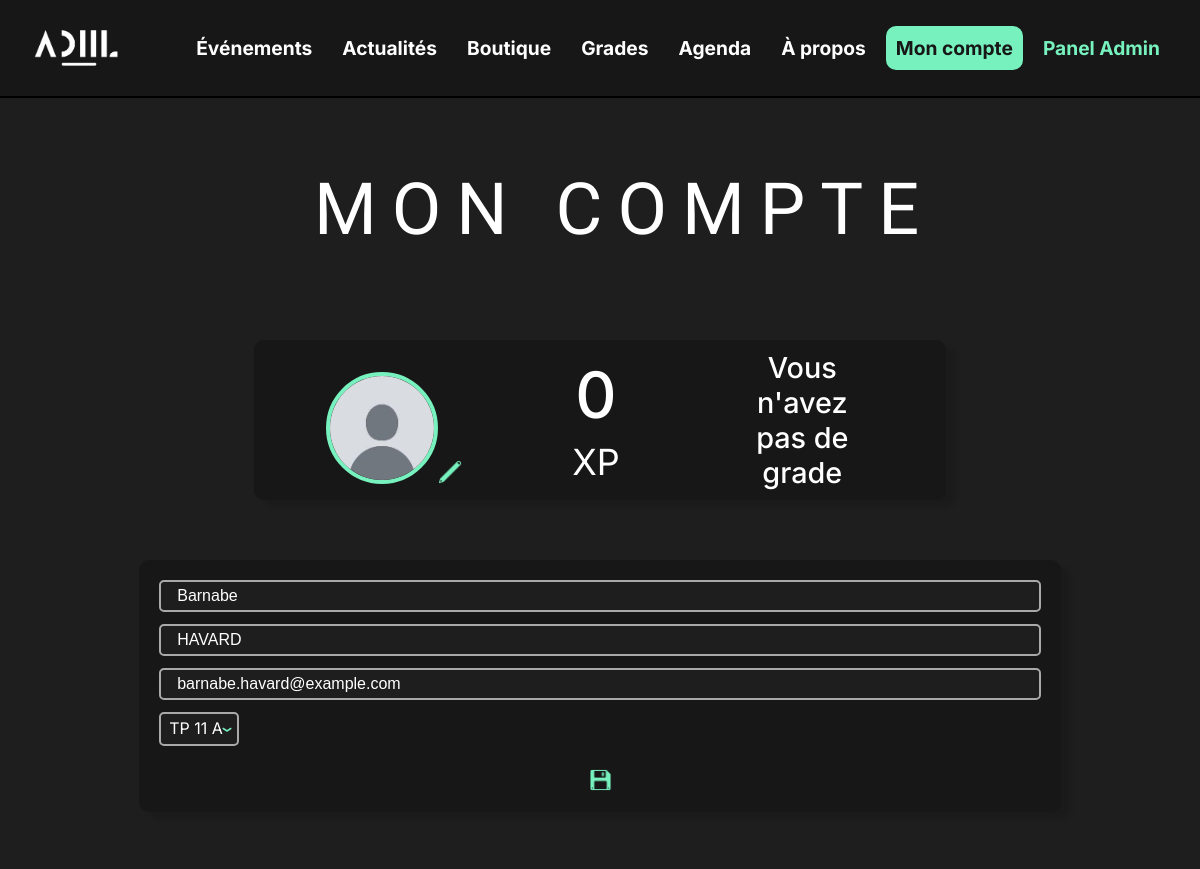
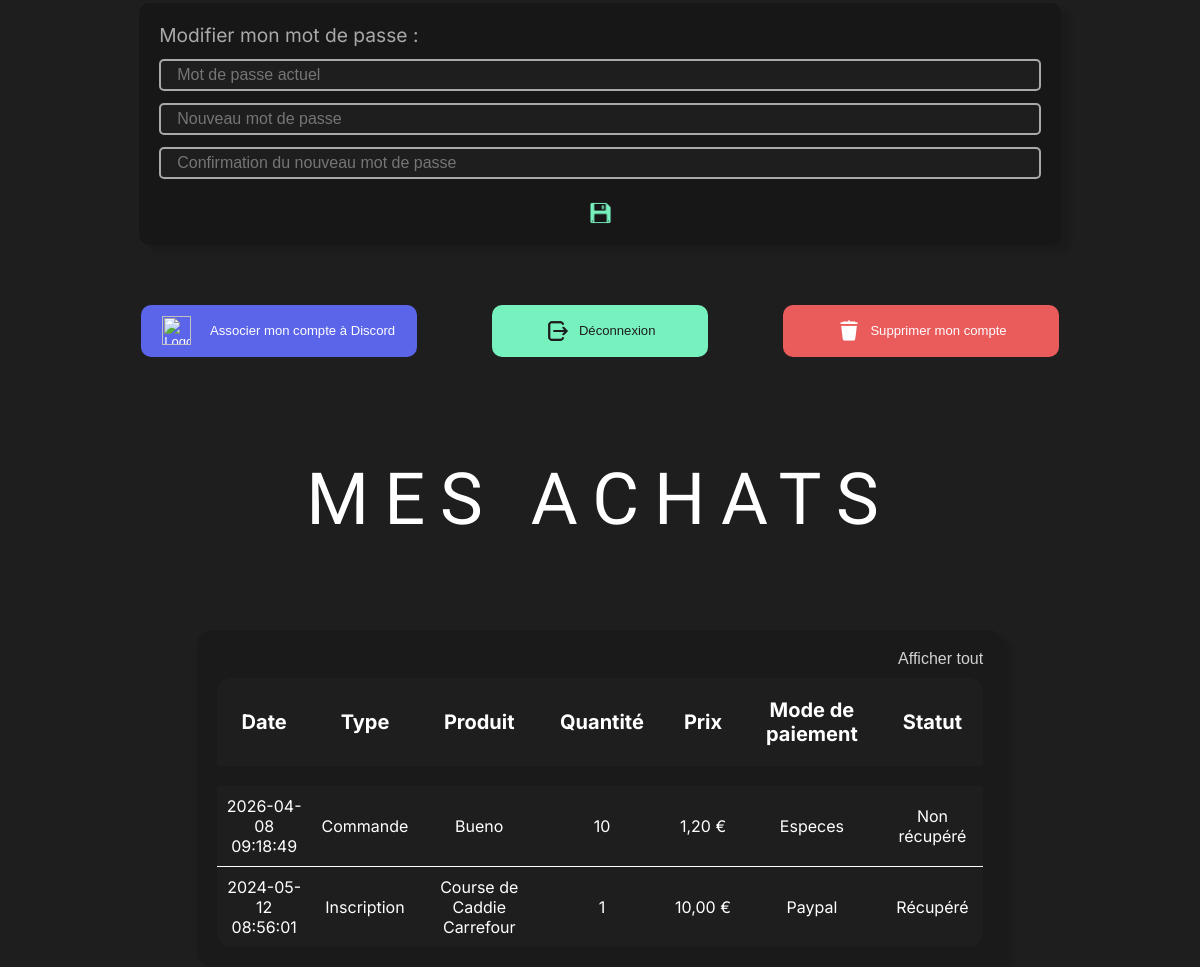
The page /account (signed in) on the database its author committed (2 pictures, top to bottom).
### tables this page shows
CREATE TABLE MEMBRE(
                       id_membre INT AUTO_INCREMENT,
                       nom_membre VARCHAR(100) NOT NULL,
                       prenom_membre VARCHAR(100) NOT NULL,
                       email_membre VARCHAR(100) NOT NULL,
                       password_membre VARCHAR(100) NOT NULL,
                       xp_membre INT NOT NULL DEFAULT 0,
                       discord_token_membre VARCHAR(500),
                       pp_membre VARCHAR(500) NOT NULL,
                       tp_membre VARCHAR(3),
                       PRIMARY KEY(id_membre)
);

### src/Controller/ControllerAccount.php (called while the page is built, shortened)
<?php
require_once __DIR__ . '/../Model/ModelAccount.php';
$db = new DB();
$infoUser = getAccountInfo($db, $_SESSION['userid']);
?>
<?php
$viewAll = isset($_GET['viewAll']) && $_GET['viewAll'] === '1';
$historiqueAchats = getAccountHistory($db, $_SESSION['userid'], $viewAll);
require_once __DIR__ . '/../View/account.php';

### src/Model/database.php (called while the page is built, shortened)
<?php
class DB
{
    private $host = 'localhost';
    private $port = '3306';
    private $db = 'sae';
    private $db_user = 'root';
    private $db_pass = '';
    public function connect()
    {
        $conn = new mysqli($this->host, $this->db_user, $this->db_pass, $this->db, $this->port);
        $conn->set_charset("utf8mb4");
        return $conn;
    }
    public function select($sql, $types = "", $args = [])
    {
        $conn = $this->connect();
        $stmt = $conn->prepare($sql);
        if (!empty($types))
        {
            $stmt->bind_param($types, ...$args);
        }
        $stmt->execute();
        $result = $stmt->get_result();
        $data = $result->fetch_all(MYSQLI_ASSOC);
        return $data;
    }
}
?>

### src/Model/ModelAccount.php (called while the page is built, shortened)
<?php
require_once __DIR__ . '/database.php';
function getAccountInfo($db, $userId)
{
	return $db->select(
		"SELECT pp_membre, xp_membre, prenom_membre, nom_membre, email_membre, tp_membre, discord_token_membre, nom_grade, image_grade FROM MEMBRE LEFT JOIN ADHESION ON MEMBRE.id_membre = ADHESION.id_membre LEFT JOIN GRADE ON ADHESION.id_grade = GRADE.id_grade WHERE MEMBRE.id_membre = ?;",
		"i",
		[$userId]
	);
}
function getAccountHistory($db, $userId, $viewAll)
{
	$sql = "SELECT type_transaction, element, quantite, montant, mode_paiement, date_transaction,
		CASE WHEN recupere = 1 THEN 'Récupéré' ELSE 'Non récupéré' END AS statut
		FROM HISTORIQUE WHERE nom_utilisateur = (SELECT nom_membre FROM MEMBRE WHERE id_membre = ?) ORDER BY date_transaction DESC";
	if (!$viewAll) {
		$sql .= " LIMIT 6";
	}
	return $db->select(
		$sql,
		"i",
		[$userId]
	);
}

### src/View/account.php (the view, shortened to what this page needs)
<!DOCTYPE html>
<html lang="fr">
<head>
    <link rel="stylesheet" href="<?php echo $base; ?>public/styles/account_style.css">
    <link rel="stylesheet" href="<?php echo $base; ?>public/styles/general_style.css">
    <link rel="stylesheet" href="<?php echo $base; ?>public/styles/header_style.css">
    <link rel="stylesheet" href="<?php echo $base; ?>public/styles/footer_style.css">
</head>
<body class="body_margin">
<H2>MON COMPTE</H2>
<section>
    <div id="account-generalInfo">
    <div>
        <form method="POST" enctype="multipart/form-data" id="pp-form">
            <label id="cadre-pp" for="profilePictureInput">
                <?php if($infoUser[0]['pp_membre'] == null):?>
                    <img src="<?php echo $base; ?>public/assets/user.jpg" alt="Photo de profil de l'utilisateur" />
                <?php else:?>
                    <img src="<?php echo $base; ?>public/api/files/<?php echo $infoUser[0]['pp_membre']; ?>" alt="Photo de profil de l'utilisateur" />
                <?php endif?>
            </label>
            <button type="button" id="edit-icon" onclick="document.getElementById('profilePictureInput').click()">
                <img src="<?php echo $base; ?>public/assets/edit_logo.png" alt="Icone éditer la photo de profil" />
            </button>
        </form>
    </div>
    <div>
        <p><?php echo $infoUser[0]['xp_membre']; ?></p>
        <p>XP</p>
    </div>
    <div id="cadre-grade" class="<?php echo empty($infoUser[0]['nom_grade']) ? 'no-grade' : ''; ?>">
        <?php if (empty($infoUser[0]['nom_grade'])): ?>
            <p>Vous n'avez pas de grade</p>
        <?php endif; ?>
    </div>
</div>
    <form method="POST" action="" id="account-personalInfo-form">
        <div>
            <div>
                <input
                    type="text"
                    id="name"
                    name="name"
                    placeholder="Prénom"
                    value="<?php echo htmlspecialchars($infoUser[0]['prenom_membre']); ?>"
                    required>
                <input
                    type="text"
                    id="lastName"
                    name="lastName"
                    placeholder="Nom de famille"
                    value="<?php echo htmlspecialchars($infoUser[0]['nom_membre']); ?>"
                    required>
            </div>
            <div>
                <input
                    type="email"
                    id="mail"
                    name="mail"
                    placeholder="Adresse mail"
                    value="<?php echo htmlspecialchars($infoUser[0]['email_membre']); ?>"
                    required>
                <?php if (!empty($infoUser[0]['tp_membre'])): ?>
                <select id="tp" name="tp">
                    <option value="11A" <?php echo $infoUser[0]['tp_membre'] === '11A' ? 'selected' : ''; ?>>TP 11 A</option>
                </select>
                <?php endif; ?>
            </div>
        </div>
        <button type="submit">
            <img src="<?php echo $base; ?>public/assets/save_logo.png" alt="Logo enregistrer les modifications"/>
        </button>
    </form>
    <form method="POST" action="" id="account-editPass-form">
        <div>
            <div>
                <p>Modifier mon mot de passe :</p>
                <input type="password" id="mdp" name="mdp" placeholder="Mot de passe actuel">
            </div>
            <div>
                <input type="password" id="newMdp" name="newMdp" placeholder="Nouveau mot de passe" required>
                <input type="password" id="newMdpVerif" name="newMdpVerif" placeholder="Confirmation du nouveau mot de passe" required>
            </div>
        </div>
        <button type="submit"><img src="<?php echo $base; ?>public/assets/save_logo.png" alt="Logo editer la photo de profil"/></button>
    </form>
</section>
<section>
    <div id="buttons-section">
        <button type="button">
            <a href="https://discord.com/login" target="_blank">
                <img src="<?php echo $base; ?>public/assets/logo_discord.png" alt="Logo de Discord">
                Associer mon compte à Discord
            </a>
        </button>
        <form action="<?php echo $base; ?>logout" method="post">
            <button type="submit">
                    <img src="<?php echo $base; ?>public/assets/logOut_icon.png" alt="icone de deconnexion">
                    Déconnexion
            </button>
        </form>
        <form action="<?php echo $base; ?>src/Controller/api/delete_account.php" method="post">
            <button type="submit">
                <img src="<?php echo $base; ?>public/assets/delete_icon.png" alt="icone de suppression">
                Supprimer mon compte
            </button>
        </form>
    </div>
</section>
<section id="section-mesAchats">
    <h2>MES ACHATS</h2>
    <div id=historique-achats>
        <form method="GET" action="#section-mesAchats" id="viewAll-form">
            <?php if ($viewAll): ?>
                <button type="submit" name="viewAll" value="0">Afficher moins</button>
            <?php else: ?>
                <button type="submit" name="viewAll" value="1">Afficher tout</button>
            <?php endif; ?>
         </form>
        <?php
        if (!empty($historiqueAchats)): ?>
            <table id="tab-historique-achats">
            <thead>
                <tr>
                    <th>Date</th>
                    <th>Type</th>
                    <th>Produit</th>
                    <th>Quantité</th>
                    <th>Prix</th>
                    <th>Mode de paiement</th>
                    <th>Statut</th>
                </tr>
            </thead>
            <tbody>
                <?php foreach ($historiqueAchats as $achat): ?>
                    <tr>
                        <td><?php echo htmlspecialchars($achat['date_transaction']); ?></td>
                        <td><?php echo htmlspecialchars($achat['type_transaction']); ?></td>
                        <td><?php echo htmlspecialchars($achat['element']); ?></td>
                        <td><?php echo htmlspecialchars($achat['quantite']); ?></td>
                        <td><?php echo htmlspecialchars(number_format($achat['montant'], 2, ',', ' ')) . " €"; ?></td>
                        <td><?php echo htmlspecialchars($achat['mode_paiement']); ?></td>
                        <td><?php echo htmlspecialchars($achat['statut']); ?></td>
                    </tr>
                <?php endforeach; ?>
            </tbody>
            </table>
        <?php else: ?>
            <p>Vous n'avez effectué aucun achat pour le moment.</p>
        <?php endif; ?>
    </div>
</section>
</body>
</html>

### public/styles/general_style.css (style rules this page uses)
* { box-sizing: border-box; padding: 0; margin: 0; z-index: 2; }
html { font-family: "Inter", sans-serif; color: white; background-color: #1e1e1e; margin-top: 20vh; }
body { display: flex; flex-direction: column; min-height: 100vh; }
.body_margin > *:not(header):not(footer) { margin-right: 2vw; margin-left: 2vw; flex: 1; }
p { font-size: 1.5em; }
a { color: inherit; text-decoration: none; }

### rows shown on the page
membre: pp_membre (placeholder picture), xp_membre "0", name "Barnabe", lastName "HAVARD", mail "barnabe.havard@example.com", tp "TP 11 A"

### other values the page prints
$achat['date_transaction'] "2026-04-08 09:18:49"
$achat['type_transaction'] "Commande"
$achat['element'] "Bueno"
$achat['quantite'] "10"
$achat['montant'] "1,20"
$achat['mode_paiement'] "Especes"
$achat['statut'] "Non récupéré"
$achat['date_transaction'] "2024-05-12 08:56:01"
$achat['type_transaction'] "Inscription"
$achat['element'] "Course de Caddie Carrefour"
$achat['quantite'] "1"
$achat['montant'] "10,00"
$achat['mode_paiement'] "Paypal"
$achat['statut'] "Récupéré"
